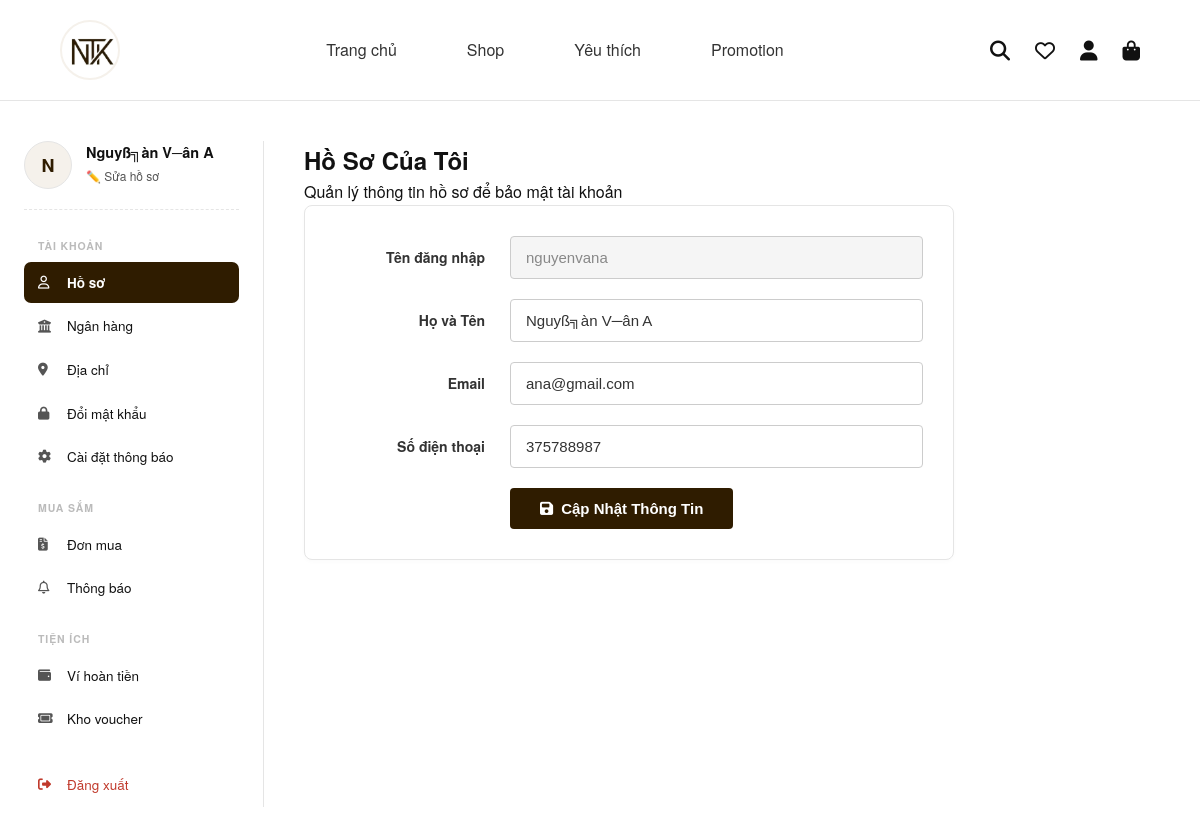
The app's page /views/user/dashboard.php (signed in), older data.
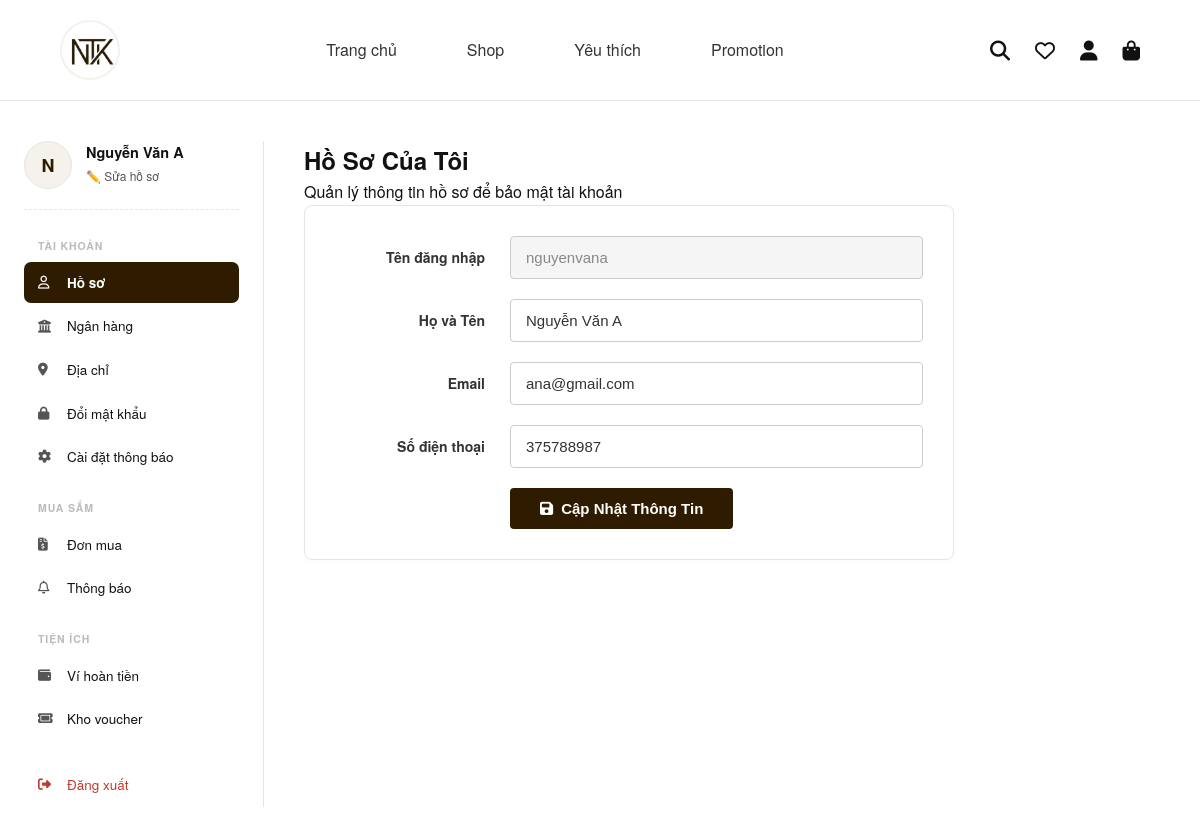
The same page, newer data.
### tables this page shows
CREATE TABLE Users (
    user_id CHAR(5) PRIMARY KEY,
    username VARCHAR(50) NOT NULL UNIQUE,
    password VARCHAR(50) NOT NULL,
    fullname VARCHAR(100),
    email VARCHAR(100),
    phonenumber VARCHAR(10),
    address VARCHAR(500),
    verification_code VARCHAR(6),
    verification_code_expires_at DATETIME,
    is_verified INT DEFAULT 0,
    role INT DEFAULT 0,
    status INT DEFAULT 1,
    created_at DATETIME DEFAULT CURRENT_TIMESTAMP,
    total_orders INT DEFAULT 0,
    total_spend DECIMAL(15,2) DEFAULT 0
);

### src/views/user/dashboard.php (the view, shortened to what this page needs)
<?php
require_once __DIR__ . '/../../config/database.php';
try {
    $stmt = $conn->prepare("SELECT * FROM Users WHERE user_id = :user_id");
    $stmt->execute(['user_id' => $_SESSION['user_id']]);
    $current_user = $stmt->fetch(PDO::FETCH_ASSOC);
} catch (PDOException $e) {
    echo "Lỗi: " . $e->getMessage();
    exit;
}
$view = isset($_GET['view']) ? $_GET['view'] : 'hoso';
?>
<!DOCTYPE html>
<html lang="vi">
<head>
    <link rel="stylesheet" href="https://cdnjs.cloudflare.com/ajax/libs/font-awesome/6.4.0/css/all.min.css">
    <link rel="stylesheet" href="../../assets/css/style.css">
</head>
<body>
<header class="main-header">
    <div class="header-container">
        <div class="logo">
            <a href="../../index.php">
                <img src="../../assets/images/logo-ntk.png" alt="NTK Logo">
            </a>
        </div>
        <nav class="navbar">
            <ul>
                <li><a href="../../index.php">Trang chủ</a></li>
                <li><a href="../../product.php">Shop</a></li>
                <li><a href="../../wishlist.php">Yêu thích</a></li>
                <li><a href="../../promotion.php">Promotion</a></li>
            </ul>
        </nav>
        <div class="header-icons">
            <a href="javascript:void(0)" onclick="toggleSearch()" title="Tìm kiếm">
                <i class="fa-solid fa-magnifying-glass"></i>
            </a>
            <a href="../../wishlist.php" title="Yêu thích">
                <i class="fa-regular fa-heart"></i>
            </a>
            <a href="dashboard.php" title="Tài khoản">
                <i class="fa-solid fa-user"></i>
            </a>
            <a href="../../cart.php" class="cart-icon" title="Giỏ hàng">
                <i class="fa-solid fa-bag-shopping"></i>
            </a>
        </div>
    </div>
</header>
<div class="dashboard-wrap">
    <aside class="dashboard-sidebar">
        <div class="user-card">
            <div class="user-avatar"><?= strtoupper(substr($current_user['username'], 0, 1)) ?></div>
            <div>
                <div class="user-name"><?= htmlspecialchars($current_user['fullname'] ?: $current_user['username']) ?></div>
                <a href="dashboard.php?view=hoso" class="user-edit">✏️ Sửa hồ sơ</a>
            </div>
        </div>
        <div class="menu-section-title">Tài khoản</div>
        <ul class="sidebar-menu">
            <li><a href="dashboard.php?view=hoso"       class="<?= $view=='hoso'      ?'active':'' ?>"><i class="fa-regular fa-user"></i>Hồ sơ</a></li>
            <li><a href="dashboard.php?view=nganhang"   class="<?= $view=='nganhang'  ?'active':'' ?>"><i class="fa-solid fa-building-columns"></i>Ngân hàng</a></li>
            <li><a href="dashboard.php?view=diachi"     class="<?= $view=='diachi'    ?'active':'' ?>"><i class="fa-solid fa-location-dot"></i>Địa chỉ</a></li>
            <li><a href="dashboard.php?view=doimatkhau" class="<?= $view=='doimatkhau'?'active':'' ?>"><i class="fa-solid fa-lock"></i>Đổi mật khẩu</a></li>
            <li><a href="dashboard.php?view=caidat"     class="<?= $view=='caidat'    ?'active':'' ?>"><i class="fa-solid fa-gear"></i>Cài đặt thông báo</a></li>
        </ul>
        <div class="menu-section-title">Mua sắm</div>
        <ul class="sidebar-menu">
            <li><a href="dashboard.php?view=donmua"   class="<?= $view=='donmua'  ?'active':'' ?>"><i class="fa-solid fa-file-invoice-dollar"></i>Đơn mua</a></li>
            <li><a href="dashboard.php?view=thongbao" class="<?= $view=='thongbao'?'active':'' ?>"><i class="fa-regular fa-bell"></i>Thông báo</a></li>
        </ul>
        <div class="menu-section-title">Tiện ích</div>
        <ul class="sidebar-menu">
            <li><a href="dashboard.php?view=vihoantien" class="<?= $view=='vihoantien'?'active':'' ?>"><i class="fa-solid fa-wallet"></i>Ví hoàn tiền</a></li>
            <li><a href="dashboard.php?view=khovoucher" class="<?= ($view=='khovoucher'||$view=='all_coupons')?'active':'' ?>"><i class="fa-solid fa-ticket"></i>Kho voucher</a></li>
        </ul>
        <div style="margin-top: 24px;">
            <ul class="sidebar-menu">
                <li><a href="../logout.php" class="logout"><i class="fa-solid fa-right-from-bracket"></i>Đăng xuất</a></li>
            </ul>
        </div>
    </aside>
    <main class="dashboard-content">
        <?php
            switch ($view) {
                case 'hoso':        include 'profile_form.php';          break;
            }
        ?>
    </main>
</div>
</body>
</html>

### src/views/user/profile_form.php (shortened to what this page needs)
<?php
$user_id = $_SESSION['user_id'];
$stmt = $conn->prepare("SELECT username, fullname, email, phonenumber FROM Users WHERE user_id = :user_id");
$stmt->execute(['user_id' => $user_id]);
$user = $stmt->fetch(PDO::FETCH_ASSOC);
?>
<div class="content-header">
    <h2>Hồ Sơ Của Tôi</h2>
    <p>Quản lý thông tin hồ sơ để bảo mật tài khoản</p>
</div>
<div class="profile-container">
    <form method="POST" action="">
        <div class="form-group">
            <label>Tên đăng nhập</label>
            <input type="text" class="form-control" value="<?= htmlspecialchars($user['username'] ?? '') ?>" disabled>
        </div>
        <div class="form-group">
            <label>Họ và Tên</label>
            <input type="text" name="fullname" class="form-control" value="<?= htmlspecialchars($user['fullname'] ?? '') ?>" placeholder="Nhập họ và tên..." required>
        </div>
        <div class="form-group">
            <label>Email</label>
            <input type="email" name="email" class="form-control" value="<?= htmlspecialchars($user['email'] ?? '') ?>" placeholder="Nhập email..." required>
        </div>
        <div class="form-group">
            <label>Số điện thoại</label>
            <input type="text" name="phonenumber" class="form-control" value="<?= htmlspecialchars($user['phonenumber'] ?? '') ?>" placeholder="Nhập số điện thoại..." required>
        </div>
        <button type="submit" class="btn-save">
            <i class="fa-solid fa-floppy-disk"></i> Cập Nhật Thông Tin
        </button>
    </form>
</div>

### src/assets/css/style.css (style rules this page uses)
:root { --primary-color: #2f1c00; --bg-color: #ffffff; --beige-color: #f5f1eb; --border-color: #e5e5e5; --text-color: #111111; --font-main: 'Helvetica Neue', Arial, sans-serif; }
* { margin: 0; padding: 0; box-sizing: border-box; }
body { font-family: var(--font-main); color: var(--text-color); background-color: var(--bg-color); line-height: 1.6; }
a { text-decoration: none; color: inherit; transition: color 0.3s ease; }
ul { list-style: none; }
.main-header { border-bottom: 1px solid var(--border-color); padding: 20px 0; background-color: var(--bg-color); position: sticky; top: 0; z-index: 1000; }
.header-container { width: 90%; max-width: 1400px; margin: 0 auto; display: flex; justify-content: space-between; align-items: center; }
.logo img { height: 45px; object-fit: contain; }
.navbar ul { display: flex; gap: 40px; }
.navbar ul li a { font-weight: 500; font-size: 16px; padding-bottom: 5px; }
.header-icons { display: flex; gap: 25px; align-items: center; font-size: 20px; }
.cart-icon { position: relative; }
body { margin: 0; font-family: 'Segoe UI', Arial, sans-serif; background: #fdfcfb; color: #333; }
header { display: flex; justify-content: space-between; align-items: center; padding: 10px 40px; background: white; border-bottom: 1px solid #eee; position: sticky; top: 0; z-index: 1000; }
.logo img { height: 60px; width: 60px; border-radius: 50%; object-fit: cover; display: block; border: 2px solid #f5f1eb; }
nav a { margin: 0 15px; text-decoration: none; color: #333; font-weight: 600; }

### src/views/user/dashboard.php (style rules this page uses)
:root { --primary: #2f1c00; --bg: #ffffff; --beige: #f5f1eb; --border: #e5e5e5; --text: #111111; --muted: #555555; }
* { box-sizing: border-box; }
html, body { margin: 0; padding: 0; }
body { font-family: "Helvetica Neue", Helvetica, Arial, sans-serif; background: var(--bg); color: var(--text); }
.main-header { position: sticky; top: 0; z-index: 1000; }
.dashboard-wrap { display: flex; max-width: 1240px; margin: 40px auto 60px; padding: 0 24px; gap: 0; min-height: 600px; }
.dashboard-sidebar { width: 240px; flex-shrink: 0; padding-right: 24px; border-right: 1px solid var(--border); }
.user-card { display: flex; align-items: center; margin-bottom: 28px; padding-bottom: 20px; border-bottom: 1px dashed var(--border); }
.user-avatar { width: 48px; height: 48px; border-radius: 50%; background: var(--beige); border: 1.5px solid var(--border); display: flex; align-items: center; justify-content: center; font-size: 18px; font-weight: 700; color: var(--primary); margin-right: 14px; flex-shrink: 0; }
.user-name { font-weight: 600; font-size: 14.5px; line-height: 1.3; }
.user-edit { font-size: 12px; color: var(--muted); text-decoration: none; }
.menu-section-title { font-size: 10.5px; font-weight: 700; color: #bbb; letter-spacing: 0.9px; text-transform: uppercase; margin: 22px 0 7px 14px; }
.sidebar-menu { list-style: none; padding: 0; margin: 0; }
.sidebar-menu a { display: flex; align-items: center; padding: 10px 14px; border-radius: 7px; font-size: 13.5px; color: var(--text); text-decoration: none; margin-bottom: 2px; transition: background 0.18s, color 0.18s; }
.sidebar-menu a i { width: 18px; margin-right: 11px; color: var(--muted); font-size: 13px; transition: color 0.18s; }
.sidebar-menu a.active { background: var(--primary); color: #fff; font-weight: 600; }
.sidebar-menu a.active i { color: #fff; }
.sidebar-menu a.logout { color: #c0392b; }
.sidebar-menu a.logout i { color: #c0392b; }
.dashboard-content { flex: 1; padding-left: 40px; min-width: 0; }

### src/views/user/profile_form.php (style rules this page uses)
.profile-container { max-width: 650px; padding: 30px; background: var(--bg-white, #fff); border: 1px solid var(--border-color, #e0e0e0); border-radius: 8px; box-shadow: 0 2px 4px rgba(0,0,0,0.02); }
.form-group { display: flex; align-items: center; margin-bottom: 20px; }
.form-group label { width: 150px; text-align: right; margin-right: 25px; font-size: 14px; font-weight: bold; color: #333; }
.form-control { flex: 1; padding: 12px 15px; border: 1px solid #ccc; border-radius: 4px; font-size: 15px; color: #333; outline: none; transition: border-color 0.2s; }
.form-control:disabled { background-color: #f5f5f5; color: #888; cursor: not-allowed; }
.btn-save { background: var(--primary, #000); color: #fff; padding: 12px 30px; border: none; border-radius: 4px; cursor: pointer; font-size: 15px; font-weight: bold; margin-left: 175px; display: flex; align-items: center; gap: 8px; }

Row changes from the older to the newer data that the page shows:
changed users "nguyenvana": fullname "Nguyß╗àn V─ân A" → "Nguyễn Văn A"
